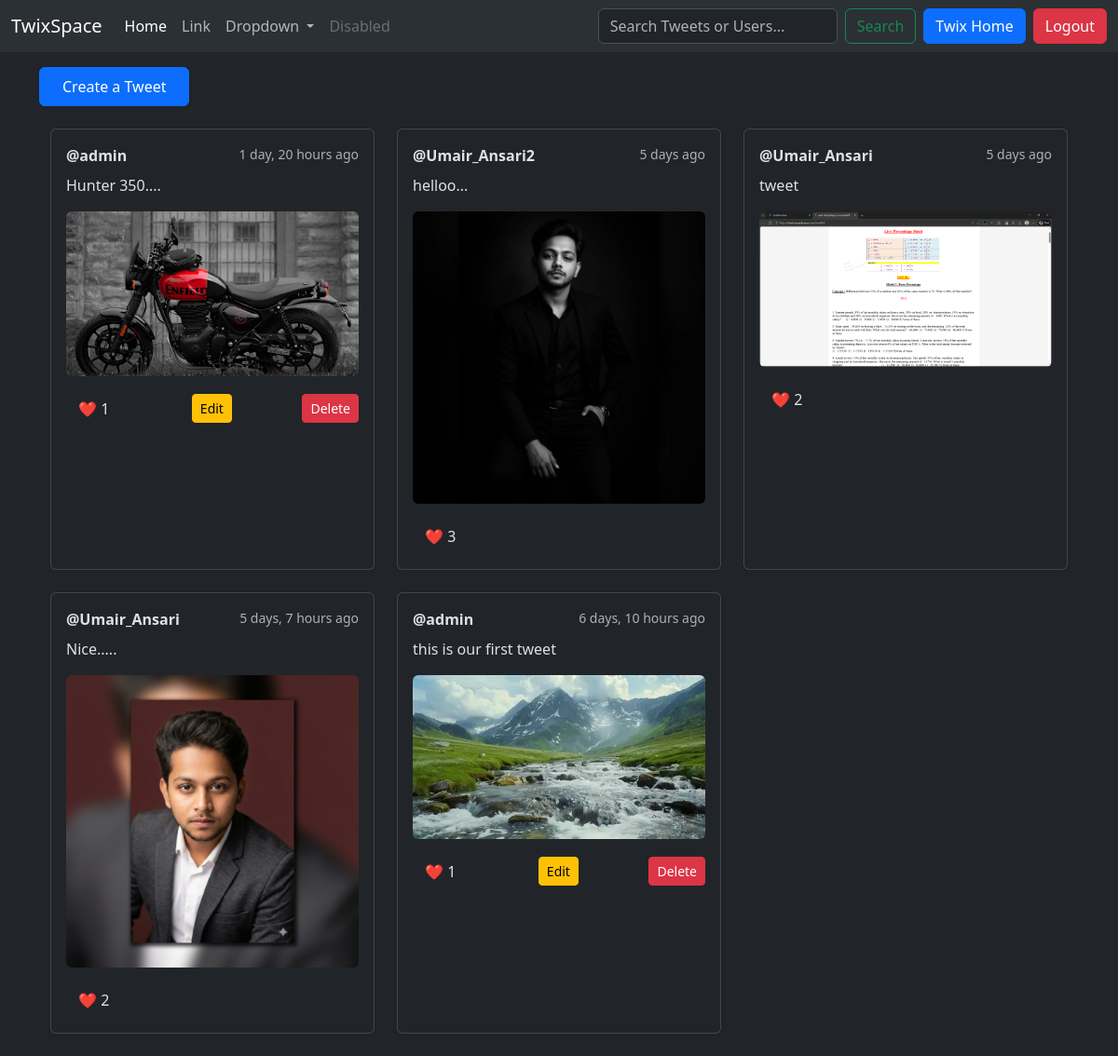
The app's page / (signed in) with its own data.
### Twix/models.py (models this page shows, shortened)
class Tweet(models.Model):
    user = models.ForeignKey(User, on_delete=models.CASCADE)
    text = models.TextField(max_length=240)
    photo = models.ImageField(upload_to='photos/', blank=False, null=False)
    created_at = models.DateTimeField(auto_now_add=True)
    updated_at = models.DateTimeField(auto_now=True)
    likes = models.ManyToManyField(User, related_name="twix_likes", blank=True)
    def total_likes(self):
        return self.likes.count()

### Twix/views.py (the view)
# urls.py: path("", views.tweet_list, name="tweet_list"),
def tweet_list(request):
    tweets = Tweet.objects.all().order_by('-created_at')
    query = request.GET.get('query')
    if query:
        tweets = Tweet.objects.filter(
            Q(text__icontains = query) |
            Q(user__username__icontains = query)
        ).order_by('-created_at')
    return render(request, "tweet_list.html", {'tweets':tweets})

### Twix/templates/tweet_list.html (shortened to what this page needs)
{% extends "layout.html" %}
{% block content %}
<a class = 'btn btn-primary px-4 py-2 shadow-sm mt-3' href="{% url 'tweet_create' %}">Create a Tweet</a>
<div class="container mt-4">
<div class="row">
{% for tweet in tweets %}
<div class="col-md-4 mb-4">
<div class="card h-100 shadow-sm tweet-card">
<div class="card-body">
<div class="d-flex justify-content-between mb-2">
<strong>@{{ tweet.user.username }}</strong>
<small class="text-muted">{{ tweet.created_at|timesince }} ago</small>
</div>
<p class="card-text">
{{ tweet.text }}
</p>
{% if tweet.photo %}
<img src="{{ tweet.photo.url }}" class="img-fluid rounded mb-3">
{% endif %}
<div class="d-flex justify-content-between align-items-center">
{% if user.is_authenticated %}
<form method="POST" action="{% url 'like_twix' tweet.id %}">
<button class="btn like-btn">
<span class="heart">❤️</span>
{{ tweet.total_likes }}
</button>
</form>
{% else %}
<span>❤️ {{ tweet.total_likes }}</span>
{% endif %}
        {% if tweet.user == user %}
            <a href="{% url 'tweet_edit' tweet.id %}" class="btn btn-warning btn-sm">Edit</a>
            <a href="{% url 'tweet_delete' tweet.id %}" class="btn btn-danger btn-sm">Delete</a>
        {% endif %}
</div>
</div>
</div>
</div>
{% endfor %}
</div>
</div>
{% endblock %}

### records on screen
Tweet: user.username "admin", created_at "1 day, 20 hours", text "Hunter 350....", photo (picture), total_likes "1", shows "Edit"
Tweet: user.username "Umair_Ansari2", created_at "5 days", text "helloo...", photo (picture), total_likes "3"
Tweet: user.username "Umair_Ansari", created_at "5 days", text "tweet", photo (picture), total_likes "2"
Tweet: user.username "Umair_Ansari", created_at "5 days, 7 hours", text "Nice.....", photo (picture), total_likes "2"
Tweet: user.username "admin", created_at "6 days, 10 hours", text "this is our first tweet", photo (picture), total_likes "1", shows "Edit"
